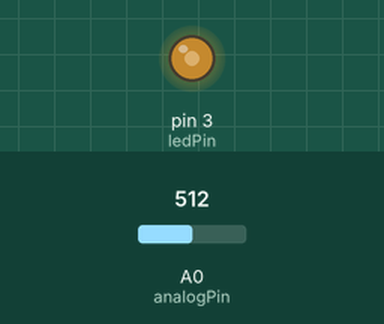
The sketch below on a simulated Arduino Uno, built with avr-gcc and run on an emulated ATmega328P. Shown: output pins drawn as LEDs (lit = HIGH). Dashed ring = blinking. The inputs (shaded band) are chosen by the test bench; at power-on: A0 (analogPin) = 512.

Above: at 2.0 s.
2.1 s: A0 (analogPin) set to 716
At 2.8 s:
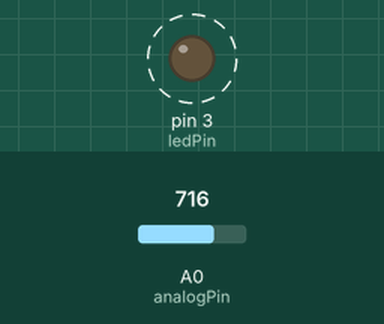
6.6 s: A0 (analogPin) set to 900
At 6.75 s:
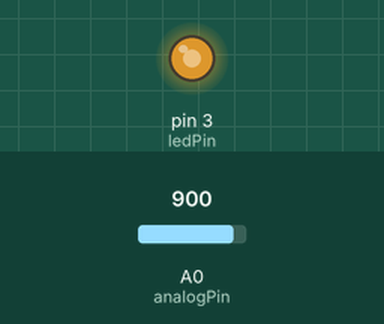
11.1 s: A0 (analogPin) set to 122
At 12.75 s:
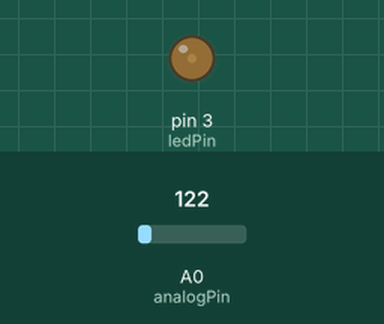
15.6 s: A0 (analogPin) set to 511
Timing chart, 0 to 21.1 s (numbered marks = the images above; inputs shaded):
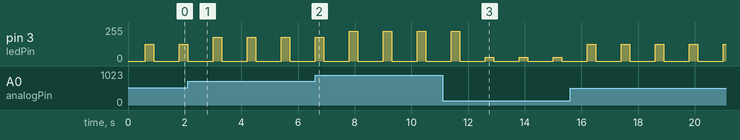

Measured:
- by itself, pin 3 (ledPin): alternates 127/255 for 0.30 s and 0/255 for 0.90 s

The sketch:

potenciometro.ino
```cpp
int ledPin = 3;//salida led en el pin 3 con opción de PWM
int analogPin = A0;
int valor;
int nuevoValor;

void setup() {
  pinMode(ledPin, OUTPUT);

}

void loop() {
  valor = analogRead(analogPin);
  delay(300);
  nuevoValor = map(valor, 0, 1023, 0, 255);
  delay(300);
  analogWrite(ledPin, nuevoValor);
  delay(300);
  analogWrite(ledPin, 0);
  delay(300);

}
```
